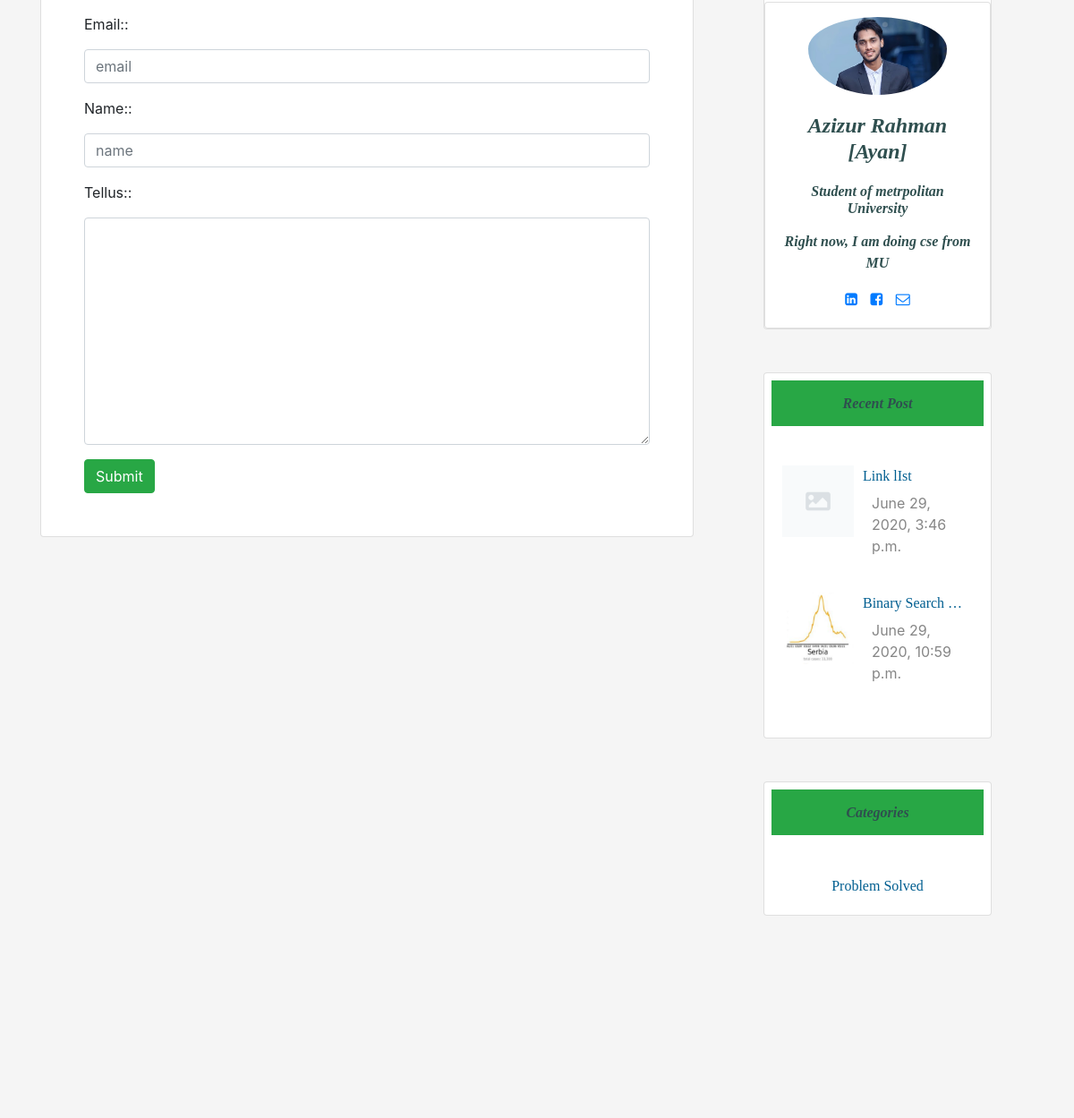
The app's page /contact/ (middle part), older data.
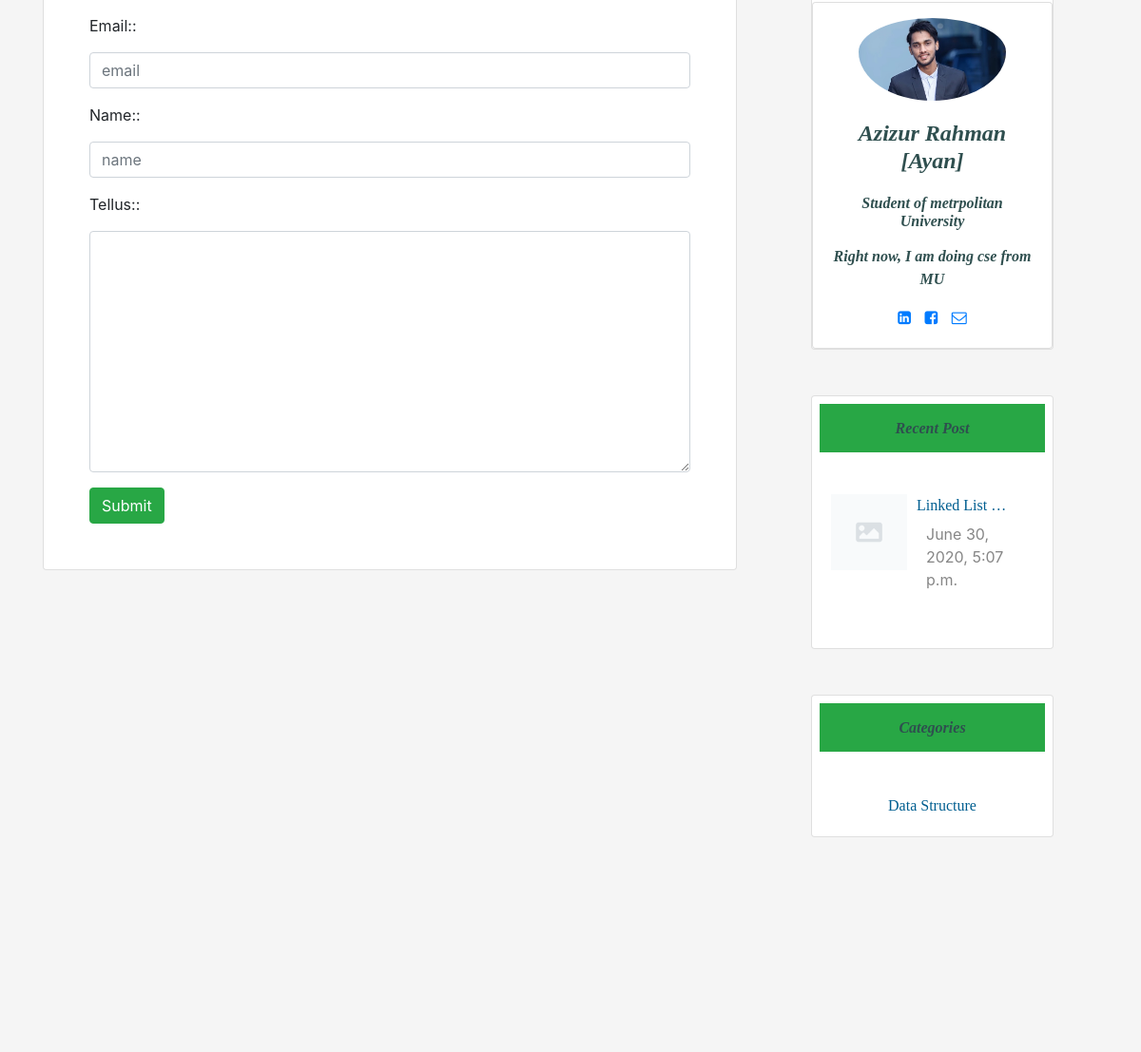
The same page, newer data.
### home/models.py (models this page shows, shortened)
class Post(models.Model):
    category = models.ForeignKey(Category, on_delete=models.CASCADE)
    postAuthor = models.CharField(max_length=200)
    postId = models.AutoField(primary_key=True, auto_created=True)
    postTitle = models.CharField(max_length=200)
    postTimeDate = models.DateTimeField(auto_now_add=True, auto_now=False, blank=True)
    postInC = models.TextField()
    postInCplus = models.TextField()
    postInPython = models.TextField()
    postDescriptions = models.TextField()
    postUrl = models.TextField(blank=True)
    postImage = models.ImageField(blank=True, null=True)
    views = models.IntegerField(default=0)
    cat_search=models.CharField(max_length=200, null=False)
    def get_photo_url(self):
        if self.postImage and hasattr(self.postImage, 'url'):
            return self.postImage.url
        else:
            return "/static/no.png"

class Category(models.Model):
    category = models.CharField(max_length=200, primary_key=True)

### home/views.py (the view)
# urls.py: path('contact/', views.contactUs, name='contact'),
def contactUs(request):
    context = {}
    if request.POST:
        form = Contact(request.POST)
        if form.is_valid():
            form.save()
            messages.success(request, "your comment added successfully")
            context = {'form': form, 'RecentPost': Post.objects.all()[0:3],
                       'Categories': Category.objects.all()[0:4]}
            return render(request, 'contact.html', context)
        else:
            messages.error(request, "Please fill the form correctly")
            context = {'form': form, 'RecentPost': Post.objects.all()[0:3],
                       'Categories': Category.objects.all()[0:4]}
            return render(request, 'contact.html', context)
    else:  # GET request
        form = Contact()
        context = {'form': form, 'RecentPost': Post.objects.all()[0:3],
            'Categories': Category.objects.all()[0:4]}
    return render(request, 'contact.html', context)

### home/forms.py
class Contact(forms.ModelForm):
    Email = forms.EmailField(widget=forms.TextInput(
        attrs = {
            'class': 'form-control',
            'placeholder' : 'email'
        }
    ))
    Name = forms.CharField(widget=forms.TextInput(
        attrs={
            'class': 'form-control',
            'placeholder': 'name'
        }
    ))
    TellUs = forms.CharField( widget=forms.Textarea(
        attrs={
            'class': 'form-control',
        }
    ))
    class Meta:
        model = Contact
        fields = ("Email", "Name", "TellUs")

### templates/contact.html (shortened to what this page needs)
{% extends 'base.html' %}
{% load static %}
 {% block body %}
<div class="row">
 <div class="col-sm-8 mb-5">
     <div class="card pl-5  pr-5  pt-5 pb-5">
           <form action="{% url 'contact' %}" method="post">
   {%for f in form %}
  <label>{{ f.label_tag }}:</label>
    <p>{{f}}</p>
                    {% endfor %}
        <button type="submit" class="btn btn-success">Submit</button>
</form>
     </div>
 </div>
        <div class="col-sm-3 ml-lg-5" >
          <div class="card text-center ">
<div class="card card-cascade">
  <div class="view view-cascade overlay">
    <img class="card-img-top rounded-circle pl-5 pr-5 pt-3" src="{% static 'aya.jpeg' %}" alt="Card image cap">
  </div>
  <div class="card-body card-body-cascade text-center">
    <h4 class="card-title" id="heading"><strong>Azizur Rahman [Ayan]</strong></h4>
    <h6 class="font-weight-bold indigo-text py-2" id="heading">Student of metrpolitan University</h6>
    <p class="card-text" id="heading">Right now, I am doing cse from MU
    </p>
    <a href="https://www.linkedin.com/in/azizur-rahman-720636165"  class="btn-floating btn-small btn-fb"><i class="fa fa-linkedin-square

"></i></a>
    <a href="https://www.facebook.com/imayanchy/" class="btn-floating btn-small btn-tw" style="padding:10px;"><i class="fa fa-facebook-square

"></i></a>
    <a href="mailto:aaziz9642@gmail.com"  class="btn-floating btn-small btn-dribbble"><i class="fa fa-envelope-o"></i></a>
  </div>
</div>
                </div>
<div class="card promoting-card mt-5">
<h6 class="bg-success m-2  p-3 text-center" id="heading">Recent Post</h6>
 <div class="card-body">
                        <div class="mt-3">
                             {% for post in RecentPost%}
                            <img style="float:left;" class="d-inline-block" src="{{ post.get_photo_url }}" height=80;
                                width=80; alt="abc">
                            <a href="{% url 'readMore' post.postId %}">
                                <p  style="margin-left:90px;" class="text-style">
                                    {{ post.postTitle |truncatewords:2 }}
                                </p>
                            </a>
                            <p style="margin-left:100px; margin-top:-10px;" class="description">{{ post.postTimeDate }}</p>
                            <br>
                             {% endfor %}
                        </div>
                    </div>
</div>
<div class="card promoting-card mt-5">
<h6 class="bg-success m-2 p-3 text-center" id="heading">Categories</h6>
  <div class="card-body">
                        <div class="mt-3 text-center">
                             {% for cat in Categories%}
                            <a class="text-style" href="#"> {{cat.category}} </a><br>
                             {% endfor %}
                        </div>
                    </div>
</div>
</div>
</div>
{% endblock body %}

Row changes from the older to the newer data that the page shows:
removed Post: postTitle "Link lIst", postTimeDate "June 29, 2020, 3:46 p.m."
removed Post: get_photo_url (picture), postTitle "Binary Search …", postTimeDate "June 29, 2020, 10:59 p.m."
removed Category: category "Problem Solved"
added Post: postTitle "Linked List …", postTimeDate "June 30, 2020, 5:07 p.m."
added Category: category "Data Structure"
